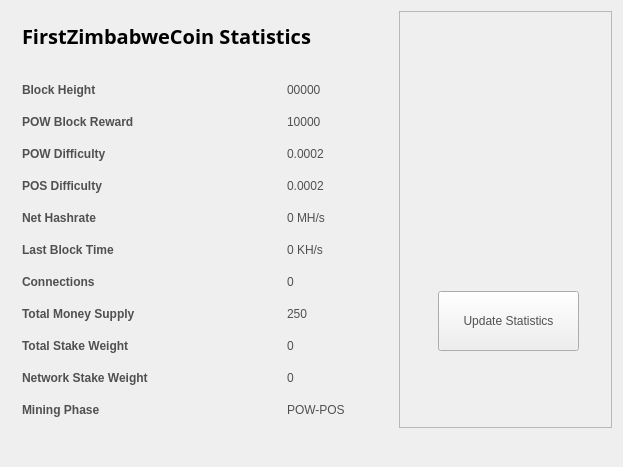
<?xml version="1.0" encoding="UTF-8"?>
<ui version="4.0">
 <class>StatisticsPage</class>
 <widget class="QWidget" name="StatisticsPage">
  <property name="windowModality">
   <enum>Qt::NonModal</enum>
  </property>
  <property name="geometry">
   <rect>
    <x>0</x>
    <y>0</y>
    <width>623</width>
    <height>467</height>
   </rect>
  </property>
  <property name="windowTitle">
   <string>Digging</string>
  </property>
  <property name="styleSheet">
   <string notr="true">color:#505050;
font-family:'Open Sans,sans-serif';</string>
  </property>
  <layout class="QGridLayout" name="gridLayout">
   <property name="sizeConstraint">
    <enum>QLayout::SetMaximumSize</enum>
   </property>
   <item row="0" column="1">
    <widget class="QFrame" name="frame">
     <property name="minimumSize">
      <size>
       <width>213</width>
       <height>0</height>
      </size>
     </property>
     <property name="frameShape">
      <enum>QFrame::StyledPanel</enum>
     </property>
     <property name="frameShadow">
      <enum>QFrame::Raised</enum>
     </property>
     <widget class="QPushButton" name="startButton">
      <property name="geometry">
       <rect>
        <x>39</x>
        <y>280</y>
        <width>141</width>
        <height>60</height>
       </rect>
      </property>
      <property name="sizePolicy">
       <sizepolicy hsizetype="Fixed" vsizetype="Fixed">
        <horstretch>0</horstretch>
        <verstretch>0</verstretch>
       </sizepolicy>
      </property>
      <property name="minimumSize">
       <size>
        <width>120</width>
        <height>60</height>
       </size>
      </property>
      <property name="autoFillBackground">
       <bool>false</bool>
      </property>
      <property name="styleSheet">
       <string notr="true"/>
      </property>
      <property name="text">
       <string>Update Statistics</string>
      </property>
     </widget>
     <widget class="QLabel" name="label">
      <property name="geometry">
       <rect>
        <x>10</x>
        <y>10</y>
        <width>191</width>
        <height>191</height>
       </rect>
      </property>
      <property name="text">
       <string/>
      </property>
      <property name="pixmap">
       <pixmap resource="../bitcoin.qrc">:/icons/coinbg</pixmap>
      </property>
      <property name="scaledContents">
       <bool>true</bool>
      </property>
     </widget>
    </widget>
   </item>
   <item row="0" column="0">
    <widget class="QFrame" name="gridFrame_2">
     <layout class="QGridLayout" name="gridLayout_4">
      <item row="3" column="0">
       <layout class="QFormLayout" name="formLayout_2">
        <property name="fieldGrowthPolicy">
         <enum>QFormLayout::FieldsStayAtSizeHint</enum>
        </property>
        <property name="horizontalSpacing">
         <number>139</number>
        </property>
        <property name="verticalSpacing">
         <number>18</number>
        </property>
        <property name="rightMargin">
         <number>0</number>
        </property>
        <item row="1" column="0">
         <widget class="QLabel" name="label_14">
          <property name="text">
           <string>&lt;html&gt;&lt;head/&gt;&lt;body&gt;&lt;p&gt;&lt;span style=&quot; font-weight:600;&quot;&gt;Block Height&lt;/span&gt;&lt;/p&gt;&lt;/body&gt;&lt;/html&gt;</string>
          </property>
         </widget>
        </item>
        <item row="1" column="1">
         <widget class="QLabel" name="heightBox">
          <property name="text">
           <string>00000</string>
          </property>
         </widget>
        </item>
        <item row="2" column="0">
         <widget class="QLabel" name="label_12">
          <property name="text">
           <string>&lt;html&gt;&lt;head/&gt;&lt;body&gt;&lt;p&gt;&lt;span style=&quot; font-weight:600;&quot;&gt;POW Block Reward&lt;/span&gt;&lt;/p&gt;&lt;/body&gt;&lt;/html&gt;</string>
          </property>
         </widget>
        </item>
        <item row="2" column="1">
         <widget class="QLabel" name="rewardBox">
          <property name="text">
           <string>10000</string>
          </property>
         </widget>
        </item>
        <item row="3" column="0">
         <widget class="QLabel" name="label_13">
          <property name="text">
           <string>&lt;html&gt;&lt;head/&gt;&lt;body&gt;&lt;p&gt;&lt;span style=&quot; font-weight:600;&quot;&gt;POW Difficulty&lt;/span&gt;&lt;/p&gt;&lt;/body&gt;&lt;/html&gt;</string>
          </property>
         </widget>
        </item>
        <item row="3" column="1">
         <widget class="QLabel" name="diffBox">
          <property name="text">
           <string>0.0002</string>
          </property>
         </widget>
        </item>
        <item row="4" column="0">
         <widget class="QLabel" name="label_9">
          <property name="text">
           <string>&lt;html&gt;&lt;head/&gt;&lt;body&gt;&lt;p&gt;&lt;span style=&quot; font-weight:600;&quot;&gt;POS Difficulty&lt;/span&gt;&lt;/p&gt;&lt;/body&gt;&lt;/html&gt;</string>
          </property>
         </widget>
        </item>
        <item row="4" column="1">
         <widget class="QLabel" name="diffBox2">
          <property name="text">
           <string>0.0002</string>
          </property>
         </widget>
        </item>
        <item row="5" column="1">
         <widget class="QLabel" name="pawrateBox">
          <property name="text">
           <string>0 MH/s</string>
          </property>
         </widget>
        </item>
        <item row="6" column="0">
         <widget class="QLabel" name="label3_2">
          <property name="sizePolicy">
           <sizepolicy hsizetype="Preferred" vsizetype="Maximum">
            <horstretch>0</horstretch>
            <verstretch>0</verstretch>
           </sizepolicy>
          </property>
          <property name="text">
           <string>&lt;html&gt;&lt;head/&gt;&lt;body&gt;&lt;p&gt;&lt;span style=&quot; font-weight:600;&quot;&gt;Last Block Time&lt;/span&gt;&lt;/p&gt;&lt;/body&gt;&lt;/html&gt;</string>
          </property>
         </widget>
        </item>
        <item row="6" column="1">
         <widget class="QLabel" name="localBox">
          <property name="text">
           <string>0 KH/s</string>
          </property>
         </widget>
        </item>
        <item row="7" column="0">
         <widget class="QLabel" name="label1_2">
          <property name="text">
           <string>&lt;html&gt;&lt;head/&gt;&lt;body&gt;&lt;p&gt;&lt;span style=&quot; font-weight:600;&quot;&gt;Connections&lt;/span&gt;&lt;/p&gt;&lt;/body&gt;&lt;/html&gt;</string>
          </property>
         </widget>
        </item>
        <item row="7" column="1">
         <widget class="QLabel" name="connectionBox">
          <property name="text">
           <string>0</string>
          </property>
         </widget>
        </item>
        <item row="8" column="0">
         <widget class="QLabel" name="label_8">
          <property name="text">
           <string>&lt;html&gt;&lt;head/&gt;&lt;body&gt;&lt;p&gt;&lt;span style=&quot; font-weight:600;&quot;&gt;Total Money Supply&lt;/span&gt;&lt;/p&gt;&lt;/body&gt;&lt;/html&gt;</string>
          </property>
         </widget>
        </item>
        <item row="8" column="1">
         <widget class="QLabel" name="volumeBox">
          <property name="text">
           <string>250</string>
          </property>
         </widget>
        </item>
        <item row="9" column="0">
         <widget class="QLabel" name="label_10">
          <property name="text">
           <string>&lt;html&gt;&lt;head/&gt;&lt;body&gt;&lt;p&gt;&lt;span style=&quot; font-weight:600;&quot;&gt;Total Stake Weight&lt;/span&gt;&lt;/p&gt;&lt;/body&gt;&lt;/html&gt;</string>
          </property>
         </widget>
        </item>
        <item row="9" column="1">
         <widget class="QLabel" name="minBox">
          <property name="text">
           <string>0</string>
          </property>
         </widget>
        </item>
        <item row="10" column="0">
         <widget class="QLabel" name="label_11">
          <property name="text">
           <string>&lt;html&gt;&lt;head/&gt;&lt;body&gt;&lt;p&gt;&lt;span style=&quot; font-weight:600;&quot;&gt;Network Stake Weight&lt;/span&gt;&lt;/p&gt;&lt;/body&gt;&lt;/html&gt;</string>
          </property>
         </widget>
        </item>
        <item row="10" column="1">
         <widget class="QLabel" name="maxBox">
          <property name="text">
           <string>0</string>
          </property>
         </widget>
        </item>
        <item row="11" column="0">
         <widget class="QLabel" name="label_15">
          <property name="text">
           <string>&lt;html&gt;&lt;head/&gt;&lt;body&gt;&lt;p&gt;&lt;span style=&quot; font-weight:600;&quot;&gt;Mining Phase&lt;/span&gt;&lt;/p&gt;&lt;/body&gt;&lt;/html&gt;</string>
          </property>
         </widget>
        </item>
        <item row="11" column="1">
         <widget class="QLabel" name="cBox">
          <property name="text">
           <string>POW-POS</string>
          </property>
         </widget>
        </item>
        <item row="5" column="0">
         <widget class="QLabel" name="label_16">
          <property name="text">
           <string>&lt;html&gt;&lt;head/&gt;&lt;body&gt;&lt;p&gt;&lt;span style=&quot; font-weight:600;&quot;&gt;Net Hashrate&lt;/span&gt;&lt;/p&gt;&lt;/body&gt;&lt;/html&gt;</string>
          </property>
         </widget>
        </item>
       </layout>
      </item>
      <item row="1" column="0">
       <layout class="QHBoxLayout" name="horizontalLayout_4">
        <property name="spacing">
         <number>7</number>
        </property>
        <item>
         <widget class="QLabel" name="label_5">
          <property name="font">
           <font>
            <family>Open Sans,sans-serif</family>
           </font>
          </property>
          <property name="text">
           <string>&lt;html&gt;&lt;head/&gt;&lt;body&gt;&lt;p&gt;&lt;span style=&quot; font-size:20px; font-weight:600; color:#000000;&quot;&gt;FirstZimbabweCoin Statistics&lt;/span&gt;&lt;/p&gt;&lt;/body&gt;&lt;/html&gt;</string>
          </property>
         </widget>
        </item>
        <item>
         <spacer name="horizontalSpacer_2">
          <property name="orientation">
           <enum>Qt::Horizontal</enum>
          </property>
          <property name="sizeHint" stdset="0">
           <size>
            <width>40</width>
            <height>20</height>
           </size>
          </property>
         </spacer>
        </item>
       </layout>
      </item>
      <item row="2" column="0">
       <spacer name="verticalSpacer_2">
        <property name="orientation">
         <enum>Qt::Vertical</enum>
        </property>
        <property name="sizeHint" stdset="0">
         <size>
          <width>20</width>
          <height>40</height>
         </size>
        </property>
       </spacer>
      </item>
     </layout>
    </widget>
   </item>
   <item row="1" column="0">
    <spacer name="verticalSpacer">
     <property name="orientation">
      <enum>Qt::Vertical</enum>
     </property>
     <property name="sizeHint" stdset="0">
      <size>
       <width>20</width>
       <height>40</height>
      </size>
     </property>
    </spacer>
   </item>
  </layout>
 </widget>
 <layoutdefault spacing="6" margin="11"/>
 <resources>
  <include location="../bitcoin.qrc"/>
 </resources>
 <connections/>
</ui>
